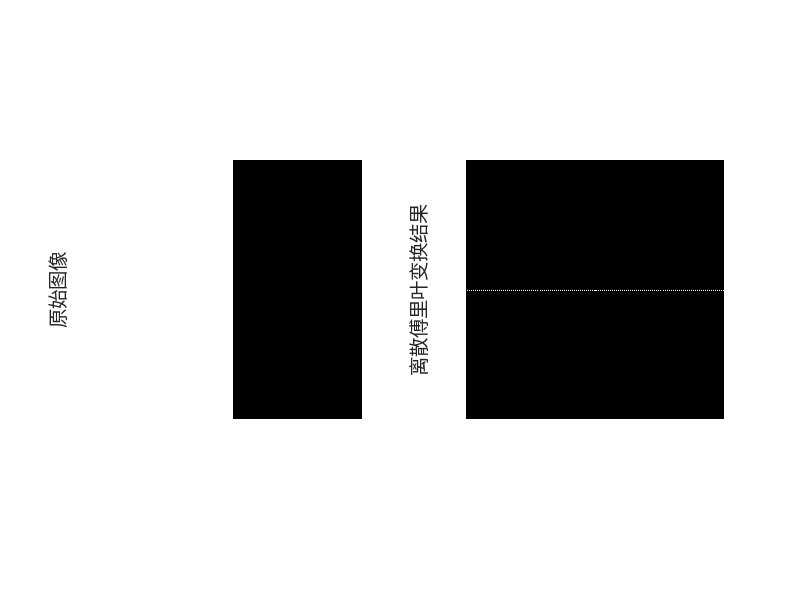

Write the MATLAB code that produced this figure.
% 例程 16.4  边缘的二维离散傅里叶变换
%  简单边缘的离散傅里叶变换
fedg = [ones(256, 128), zeros(256, 128)];  %  生成简单边缘图像
Ffg = fftshift(fft2(fedg));  %  傅里叶变换
M = max(max(Ffg));  %  求取变换结果的最大值
sFfg = (256*Ffg/M);  %  归一化处理
figure(1)
subplot(1, 2, 1)
%  绘制带有简单边缘的二值图像
imshow(fedg);
ylabel('原始图像', 'FontSize', 14);
subplot(1, 2, 2)
imshow(abs(sFfg));  %  绘制傅里叶变换结果
ylabel('离散傅里叶变换结果', 'FontSize', 14);
